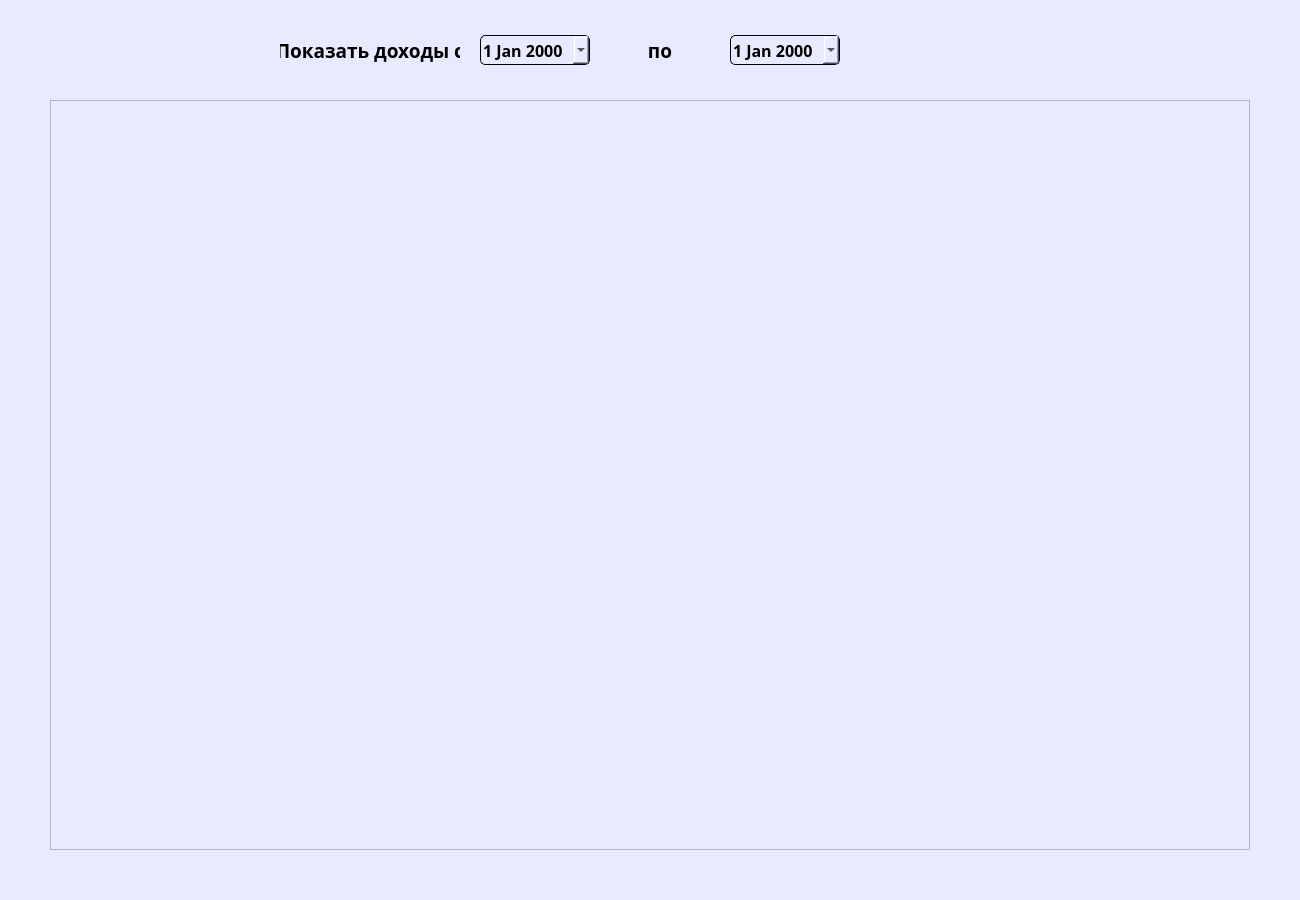
<?xml version="1.0" encoding="UTF-8"?>
<ui version="4.0">
 <class>incomesChart</class>
 <widget class="QWidget" name="incomesChart">
  <property name="geometry">
   <rect>
    <x>0</x>
    <y>0</y>
    <width>1300</width>
    <height>900</height>
   </rect>
  </property>
  <property name="minimumSize">
   <size>
    <width>1300</width>
    <height>900</height>
   </size>
  </property>
  <property name="maximumSize">
   <size>
    <width>1300</width>
    <height>900</height>
   </size>
  </property>
  <property name="font">
   <font>
    <family>Open Sans Condensed SemiBold</family>
    <pointsize>14</pointsize>
    <bold>true</bold>
   </font>
  </property>
  <property name="windowTitle">
   <string>incomesChart</string>
  </property>
  <property name="styleSheet">
   <string notr="true">background: rgb(233, 234, 255)</string>
  </property>
  <widget class="QChartView" name="incomesGraphicsView">
   <property name="geometry">
    <rect>
     <x>50</x>
     <y>100</y>
     <width>1200</width>
     <height>750</height>
    </rect>
   </property>
  </widget>
  <widget class="QLabel" name="chartIncomesLabel">
   <property name="geometry">
    <rect>
     <x>280</x>
     <y>35</y>
     <width>180</width>
     <height>30</height>
    </rect>
   </property>
   <property name="font">
    <font>
     <family>Open Sans Condensed SemiBold</family>
     <pointsize>14</pointsize>
     <bold>true</bold>
    </font>
   </property>
   <property name="styleSheet">
    <string notr="true"/>
   </property>
   <property name="text">
    <string>Показать доходы с</string>
   </property>
   <property name="textFormat">
    <enum>Qt::AutoText</enum>
   </property>
   <property name="alignment">
    <set>Qt::AlignCenter</set>
   </property>
  </widget>
  <widget class="QDateEdit" name="chartFirstDateEdit">
   <property name="geometry">
    <rect>
     <x>480</x>
     <y>35</y>
     <width>110</width>
     <height>30</height>
    </rect>
   </property>
   <property name="font">
    <font>
     <family>Open Sans Condensed SemiBold</family>
     <pointsize>12</pointsize>
     <bold>true</bold>
    </font>
   </property>
   <property name="styleSheet">
    <string notr="true">QDateEdit {
    border-radius: 5px;
	border: 1px solid black;
}</string>
   </property>
   <property name="calendarPopup">
    <bool>true</bool>
   </property>
  </widget>
  <widget class="QLabel" name="chartIncomesLabel2">
   <property name="geometry">
    <rect>
     <x>610</x>
     <y>35</y>
     <width>100</width>
     <height>30</height>
    </rect>
   </property>
   <property name="font">
    <font>
     <family>Open Sans Condensed SemiBold</family>
     <pointsize>14</pointsize>
     <bold>true</bold>
    </font>
   </property>
   <property name="styleSheet">
    <string notr="true"/>
   </property>
   <property name="text">
    <string>по</string>
   </property>
   <property name="textFormat">
    <enum>Qt::AutoText</enum>
   </property>
   <property name="alignment">
    <set>Qt::AlignCenter</set>
   </property>
  </widget>
  <widget class="QDateEdit" name="chartSecondDateEdit">
   <property name="geometry">
    <rect>
     <x>730</x>
     <y>35</y>
     <width>110</width>
     <height>30</height>
    </rect>
   </property>
   <property name="font">
    <font>
     <family>Open Sans Condensed SemiBold</family>
     <pointsize>12</pointsize>
     <bold>true</bold>
    </font>
   </property>
   <property name="styleSheet">
    <string notr="true">QDateEdit {
    border-radius: 5px;
	border: 1px solid black;
}</string>
   </property>
   <property name="calendarPopup">
    <bool>true</bool>
   </property>
  </widget>
 </widget>
 <customwidgets>
  <customwidget>
   <class>QChartView</class>
   <extends>QGraphicsView</extends>
   <header>qchartview</header>
  </customwidget>
 </customwidgets>
 <resources/>
 <connections/>
</ui>
